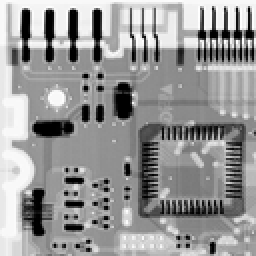
#> input picture img/achip.tif, 128 x 128 px, found by its file name (shown 2 times larger)
$ jupyter execute chap4_example4-8_BLPF.ipynb   (shell and % lines are left out)
#> lines starting #> are read from the running program, lines starting #| are printed output that depends on the picture; after the words box and inside, x2 and y2 are one past the last pixel; in counts of white or black regions, pixels touching at a corner belong together
[cell 1]
import cv2 as cv
import numpy as np
from matplotlib import pyplot as plt
plt.rcParams['font.sans-serif']=['SimHei'] #用来正常显示中文标签
plt.rcParams['axes.unicode_minus']=False #用来正常显示负

[cell 2]
def BLPF(fshift,D0,n):
    rows,cols=fshift.shape
    crow,ccol=rows//2,cols//2
    H=np.zeros((rows,cols))
    for u in range(rows):
        for v in range(cols):
            D=np.sqrt((u-crow)**2+(v-ccol)**2)
            H[u,v]=1/(1+(D/D0)**(2*n))
    fshift1=fshift*H
    return fshift1,H

[cell 3]
img=cv.imread(r'..\img\achip.tif',0)
#> img is the input picture: shape (128, 128); min 0, max 255, mean 151.2
f=np.fft.fft2(img)
fshift=np.fft.fftshift(f)
magnitude_spectrum=20*np.log(1+np.abs(fshift))
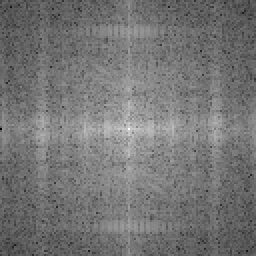
#> magnitude_spectrum: shape (128, 128) float64 (shown 2 times larger); min 21.97, max 294.4, mean 147.4; drawn with min black and max white
angle_spectrum=np.abs(np.angle(fshift))
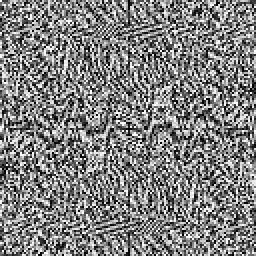
#> angle_spectrum: shape (128, 128) float64 (shown 2 times larger); min 0, max 3.14, mean 1.59; drawn with min black and max white
fshift1,H=BLPF(fshift,30,2)
#> after the loop in BLPF, `for u in range(rows):`:
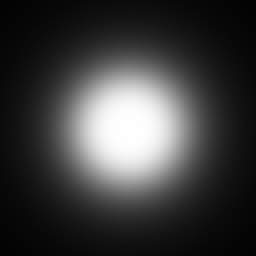
#> H: shape (128, 128) float64 (shown 2 times larger); min 0.0119, max 1, mean 0.24
f_ishift=np.fft.ifftshift(fshift1)
img_back=np.fft.ifft2(f_ishift)
img_back=np.abs(img_back)
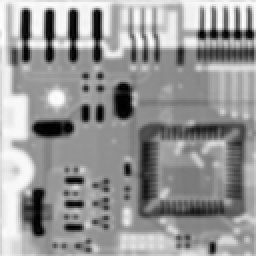
#> img_back: shape (128, 128) float64 (shown 2 times larger); min 0.00661, max 256, mean 151.4; drawn with min black and max white
plt.figure(figsize=(10,5))
plt.subplot(151),plt.imshow(img, cmap = 'gray')  #显示加噪图像
plt.title('原图像'), plt.axis("off")
plt.subplot(152),plt.imshow(magnitude_spectrum, cmap = 'gray')  #显示加噪图像
plt.title('原幅值谱')
plt.axis("off")
plt.subplot(153),plt.imshow(H, cmap = 'gray')
plt.title('巴特沃斯传递函数'), plt.axis("off")
plt.subplot(154),plt.imshow(20*np.log(1+np.abs(fshift1)), cmap = 'gray')  #显示加噪图像
plt.title('滤波后的幅值谱')
plt.axis("off")
plt.subplot(155),plt.imshow(img_back, cmap = 'gray')  #显示加噪图像
plt.title('重构图像')
plt.axis("off")
plt.show()
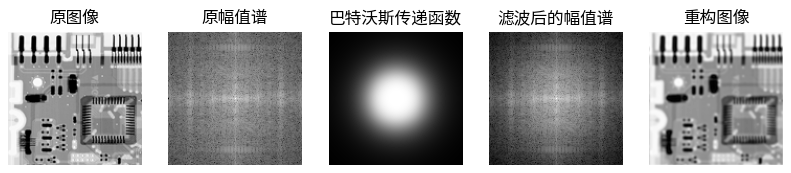
#> figure drawn by matplotlib, 5 panels
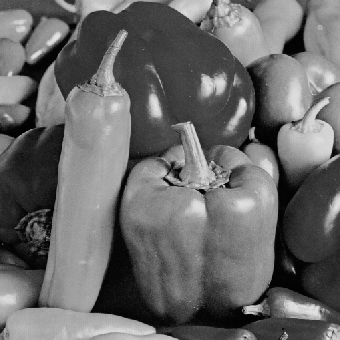
#> input picture img/peppers.bmp, 340 x 340 px, found by its file name

[cell 4]
import cv2
import numpy as np
from math import *
import random
from matplotlib import pyplot as plt
plt.rcParams['font.sans-serif']=['SimHei'] #用来正常显示中文标签
plt.rcParams['axes.unicode_minus']=False #用来正常显示负


def addGaussianNoise(src,means=0,sigma=0.1):
#> called with means = 0, sigma = 0.1
    NoiseImg=src/src.max()
    rows=NoiseImg.shape[0]
#> rows = 340
    cols=NoiseImg.shape[1]
#> cols = 340
    for i in range(rows):
        for j in range(cols):
            #python里使用random.gauss函数加高斯噪声
            NoiseImg[i,j]=NoiseImg[i,j]+random.gauss(means,sigma)
            if  NoiseImg[i,j]< 0:
                 NoiseImg[i,j]=0
            elif  NoiseImg[i,j]>1:
                 NoiseImg[i,j]=1
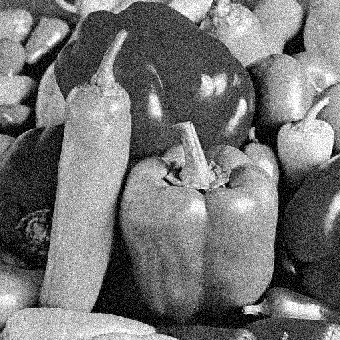
#> NoiseImg: shape (340, 340) float64; min 0, max 1, mean 0.458
    return NoiseImg

img0 = cv2.imread(r'..\img\peppers.bmp',0)
img=addGaussianNoise(img0)
f = np.fft.fft2(img)
fshift = np.fft.fftshift(f)
magnitude_spectrum0 = 20*np.log(1+np.abs(fshift))
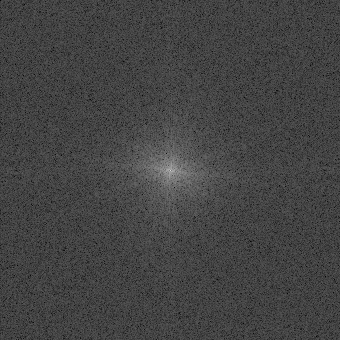
#> magnitude_spectrum0: shape (340, 340) float64; min 3.09, max 217.5, mean 68.2
plt.figure(figsize=(10,5))
plt.subplot(141),plt.imshow(img, cmap = 'gray')  #显示加噪图像
plt.title('噪声图像'), plt.axis("off")
plt.subplot(142),plt.imshow(magnitude_spectrum0, cmap = 'gray')  #显示加噪图像
plt.title('噪声图像幅值谱')
plt.axis("off")
#进行理想低通滤波
r=50      #截止频率的设置
[m,n]=fshift.shape
#> m = 340; n = 340
H=np.zeros((m,n))
for i in range(m):
    for j in range(n):
        d=sqrt((i-m/2)*(i-m/2)+(j-n/2)*(j-n/2))
        if d<r:
            H[i,j]= 1
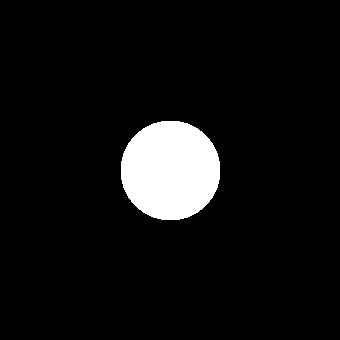
#> H: shape (340, 340) float64; values 0 (black) and 1 (white), 6.8% white; 1 white region, box (x1, y1, x2, y2) and area: (121, 121, 220, 220) 7825
G=H*fshift
magnitude_spectrum1 =20*np.log(1+np.abs(G))  #理想低通滤波后的幅值谱
f1 = np.fft.ifftshift(G)
img1 = abs(np.fft.ifft2(f1))   #重构图像
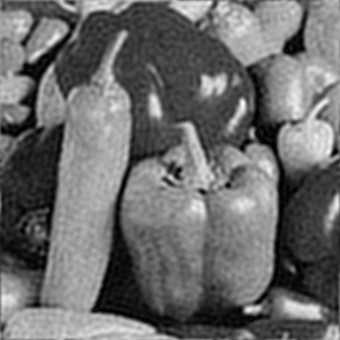
#> img1: shape (340, 340) float64; min 6.87e-05, max 1.08, mean 0.458; drawn with min black and max white
plt.subplot(143),plt.imshow(magnitude_spectrum1, cmap = 'gray')  #显示滤波后幅值谱
plt.title('ILPF滤波后幅值谱'), plt.axis("off")
plt.subplot(144),plt.imshow(img1, cmap = 'gray')  #显示重构图像
plt.title('ILPF滤波后重构图像'), plt.axis("off")
plt.show()
